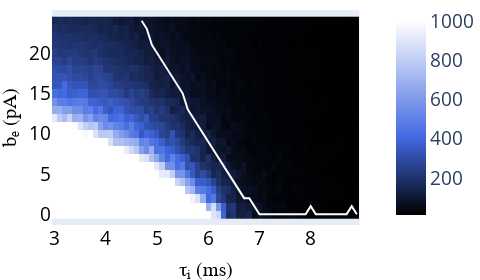

The notebook cell this image was saved under:
### Markdown cell above
Or you can load directly a pre-calculated array with the mean survival time (averaged over seeds) for each combination of tau/b_e :

### Code cell
load= 'tau_i'
mean_array,taus, bthr, tau_v, bvals = load_survival( load = load, precalc=True)
plot_heatmap_survival(mean_array, taus, tau_v, bvals , bthr,load = load, precalc=True, save_im=False)

### Figure 1 — Plotly figure (JSON) as saved in the notebook; plotly's stock layout.template omitted (floating-point values rounded to 4 significant figures; data arrays with more than 128 entries replaced by an {"elided": "..."} marker saying what was removed)
{"data": [{"colorbar": {"tickcolor": "black", "tickfont": {"size": 19}}, "colorscale": [[0, "black"], [0.4, "royalblue"], [1, "white"], [1, "white"]], "type": "heatmap", "x": [3, 3.1, 3.2, 3.3, 3.4, 3.5, 3.6, 3.7, 3.8, 3.9, 4.0, 4.1, 4.2, 4.3, 4.4, 4.5, 4.6, 4.7, 4.8, 4.9, 5.0, 5.1, 5.2, 5.3, 5.4, 5.5, 5.6, 5.7, 5.8, 5.9, 6.0, 6.1, 6.2, 6.3, 6.4, 6.5, 6.6, 6.7, 6.8, 6.9, 7.0, 7.1, 7.2, 7.3, 7.4, 7.5, 7.6, 7.7, 7.8, 7.9, 8.0, 8.1, 8.2, 8.3, 8.4, 8.5, 8.6, 8.7, 8.8, 8.9], "y": [0, 1, 2, 3, 4, 5, 6, 7, 8, 9, 10, 11, 12, 13, 14, 15, 16, 17, 18, 19, 20, 21, 22, 23, 24], "z": {"elided": "25x60 float values"}, "zmax": 1000, "zmin": 12}, {"line": {"color": "white", "width": 2}, "mode": "lines", "type": "scatter", "x": [4.7, 4.8, 4.9, 5.0, 5.1, 5.2, 5.3, 5.4, 5.5, 5.6, 5.7, 5.8, 5.9, 6.0, 6.1, 6.2, 6.3, 6.4, 6.5, 6.6, 6.7, 6.8, 6.9, 7.0, 7.1, 7.2, 7.3, 7.4, 7.5, 7.6, 7.7, 7.8, 7.9, 8.0, 8.1, 8.2, 8.3, 8.4, 8.5, 8.6, 8.7, 8.8, 8.9], "xaxis": "x", "y": [24, 23.0, 21, 20, 19, 18, 17, 16, 15, 13, 12, 11, 10, 9, 8, 7, 6, 5, 4, 3, 2, 2, 1, 0, 0, 0, 0, 0, 0, 0, 0, 0, 0, 1, 0, 0, 0, 0, 0, 0, 0, 1, 0], "yaxis": "y"}], "layout": {"coloraxis": {"colorbar": {"title": {"side": "right"}, "x": -0.55, "y": 0.35}}, "height": 280, "margin": {"b": 0, "l": 0, "r": 0, "t": 0}, "width": 480, "xaxis": {"anchor": "y", "domain": [0, 0.94], "nticks": 12, "showgrid": false, "tickfont": {"color": "black", "size": 19}, "title": {"font": {"color": "black", "family": "Arial, sans-serif", "size": 20}, "text": "τᵢ (ms)"}}, "yaxis": {"anchor": "x", "domain": [0, 1], "nticks": 12, "showgrid": false, "tickfont": {"color": "black", "size": 19}, "title": {"font": {"color": "black", "family": "Arial, sans-serif", "size": 20}, "text": "bₑ (pA)"}}, "yaxis2": {"anchor": "x", "overlaying": "y", "showgrid": false, "side": "right", "title": {"font": {"color": "black", "family": "Arial, sans-serif", "size": 20}, "text": "bₑ (pA)"}}}}
